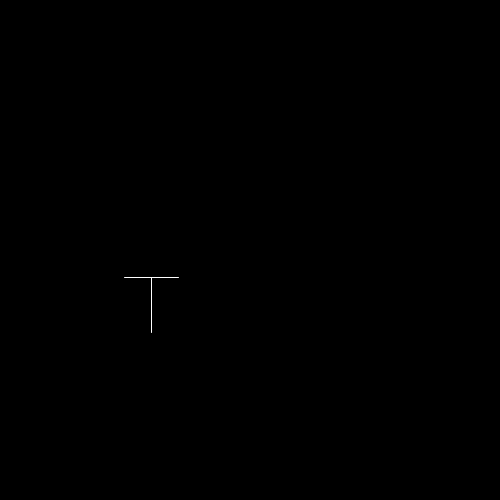
Frame 1 (no input)
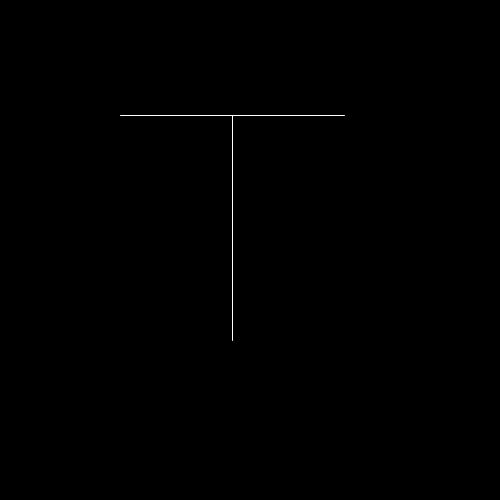
Frame 60 (the mouse pressed at the canvas centre just before this capture)
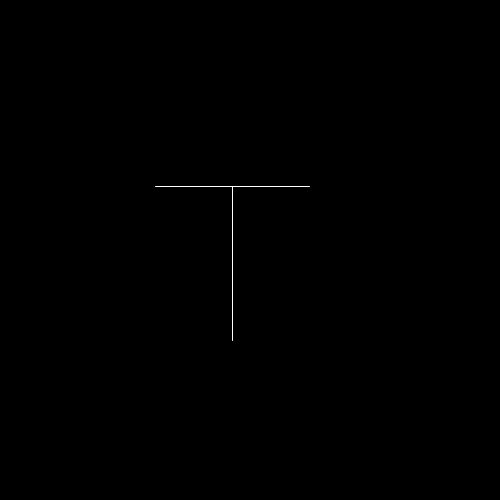
Frame 120 (the mouse held since frame 60 and released just before this capture)

The Processing sketch that drew these frames (run headless with seeded random() and noise(); from frame 60 on, the mouse is pressed at the canvas centre):

// Processing sketch: Shape_3_Parameters_Recursion_2
// ── Shape_3_Parameters_Recursion_2.pde
int x = 20;
int y = 100;
int a = 35;

void setup() {
  size(500, 500);

  //noLoop();
}

void draw() {
  translate(width/4, height/2);
  background(0);
  stroke(255);
  x+=x*sin(radians(x));
  y+=y*cos(radians(y));
  a+=a*sin(radians(a));
  drawT(x, y, a);
}

void drawT(int xpos, int ypos, int apex) {
  line(xpos, ypos, xpos, ypos-apex);
  line(xpos - (apex/2), ypos-apex, xpos+(apex/2), ypos-apex);
}
